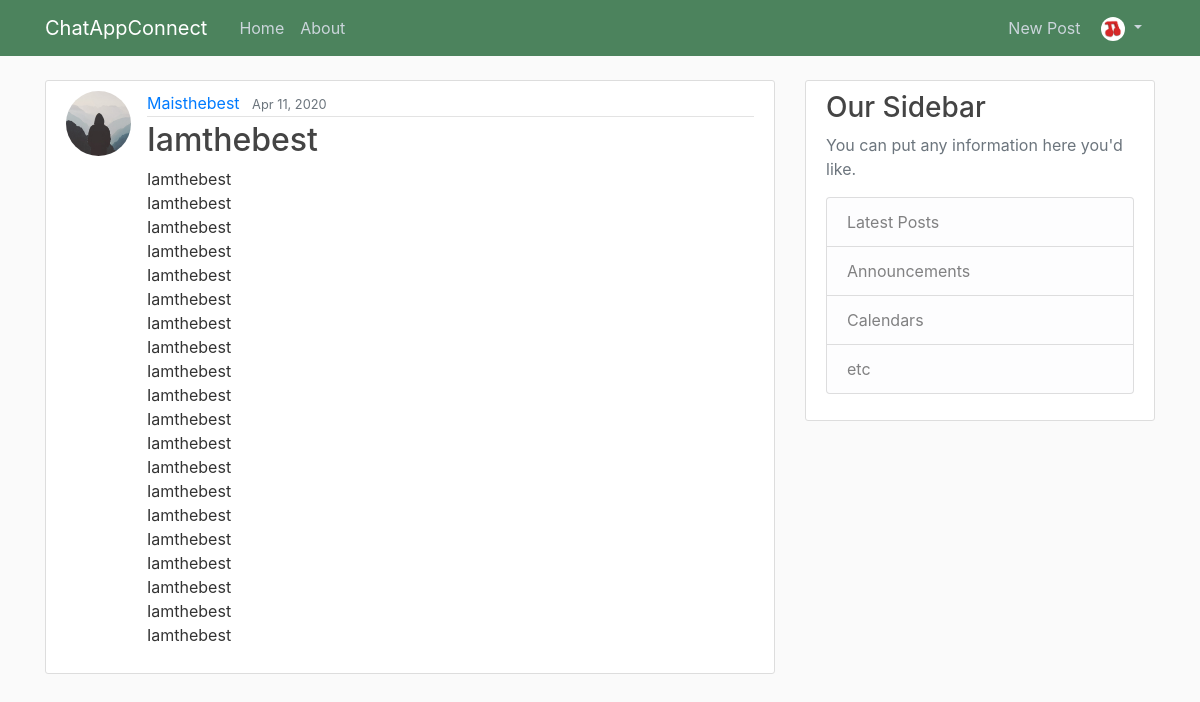
Screenshot of /post/19 (signed in) with the database file from the repository.
### chatappconnect/models.py (models this page shows, shortened)
class User(db.Model, UserMixin):
    id = db.Column(db.Integer, primary_key=True)
    username = db.Column(db.String(20), unique=True, nullable=False)
    email = db.Column(db.String(120), unique=True, nullable=False)
    image_file = db.Column(db.String(20), nullable=False, default="default.jpg")
    password = db.Column(db.String(60), nullable=False)
    posts = db.relationship("Post", backref="author", lazy=True)

class Post(db.Model):
    id = db.Column(db.Integer, primary_key=True)
    title = db.Column(db.String(100), nullable=False)
    date_posted = db.Column(db.DateTime, nullable=False, default=datetime.utcnow)
    content = db.Column(db.Text, nullable=False)
    user_id = db.Column(db.Integer, db.ForeignKey("user.id"), nullable=False)
    edited = db.Column(db.DateTime, nullable=True)

### chatappconnect/routes.py (the view)
@app.route("/post/<int:post_id>")
def post(post_id):
    post = Post.query.get_or_404(post_id)
    return render_template("post.html", title=post.title, post=post)

### chatappconnect/models.py (called while the page is built)
@login_manager.user_loader
def load_user(user_id):
    return User.query.get(int(user_id))

### chatappconnect/templates/post.html (shortened to what this page needs)
{% extends "layout.html" %}
{% block content %}
    <article class="media content-section">
        <img class="rounded-circle article-img" src="{{ url_for('static', filename='profile_pics/' + post.author.image_file) }}">
        <div class="media-body">
        <div class="article-metadata">
            <a class="mr-2" href="{{ url_for('user_profile', username=post.author.username) }}">{{ post.author.username }}</a>
            <small class="text-muted">{{ post.date_posted.strftime('%b %d, %Y') }}{% if post.edited %} (Edited){% endif %}</small>
        </div>
        <h2 class="article-title">{{ post.title }}</h2>
        <p class="article-content">{{ post.content }}</p>
        </div>
    </article>
{% endblock content %}

### chatappconnect/templates/layout.html (shortened to what this page needs)
<!DOCTYPE html>
<html lang="en">
<head>
    <link rel="stylesheet" href="https://maxcdn.bootstrapcdn.com/bootstrap/4.0.0/css/bootstrap.min.css">
    <link rel="stylesheet" type="text/css" href="{{ url_for('static', filename='main.css') }}">
</head>
<body>
    <header class="site-header">
        <nav class="navbar navbar-expand-md navbar-dark bg-green fixed-top">
          <div class="container">
            <a class="navbar-brand mr-4" href="/">ChatAppConnect</a>
            <div class="collapse navbar-collapse" id="navbarToggle">
              <div class="navbar-nav mr-auto">
                <a class="nav-item nav-link" href="{{ url_for('index') }}">Home</a>
                <a class="nav-item nav-link" href="{{ url_for('about') }}">About</a>
              </div>
              <div class="navbar-nav">
                {% if current_user.is_authenticated %}
                <a class="nav-item nav-link" href="{{ url_for('new_post') }}">New Post</a>
                <div class="dropdown show">
                  <button class="dropdown-toggle btn menu-profile-btn" href="#" role="button" id="dropdownMenuLink" data-toggle="dropdown" aria-haspopup="true" aria-expanded="false">
                    <img class="menu-profile-img rounded-circle" src="{{ url_for('static', filename='profile_pics/' + current_user.image_file) }}">
                  </button>
                </div>
                {% else %}
                <a class="nav-item nav-link" href="{{ url_for('login') }}">Login</a>
                <a class="nav-item nav-link" href="{{ url_for('signup') }}">Signup</a>
                {% endif %}
              </div>
            </div>
          </div>
        </nav>
      </header>
      <main role="main" class="container">
        <div class="row">
          <div class="col-md-8">
            {% block content %}{% endblock %}
          </div>
          <div class="col-md-4">
            <div class="content-section">
              <h3>Our Sidebar</h3>
              <p class='text-muted'>You can put any information here you'd like.
                <ul class="list-group">
                  <li class="list-group-item list-group-item-light">Latest Posts</li>
                  <li class="list-group-item list-group-item-light">Announcements</li>
                  <li class="list-group-item list-group-item-light">Calendars</li>
                  <li class="list-group-item list-group-item-light">etc</li>
                </ul>
              </p>
            </div>
          </div>
        </div>
      </main>
</body>
</body>
</html>

### chatappconnect/static/main.css (style rules this page uses)
body { background: #fafafa; color: #333333; margin-top: 5rem; }
h1, h2, h3, h4, h5, h6 { color: #444444; }
.bg-green { background-color: #4c835d; }
.site-header .navbar-nav .nav-link { color: #cbd5db; }
.content-section { background: #ffffff; padding: 10px 20px; border: 1px solid #dddddd; border-radius: 3px; margin-bottom: 20px; }
.article-title { color: #444444; }
.article-content { white-space: pre-line; }
.article-img { height: 65px; width: 65px; margin-right: 16px; }
.article-metadata { padding-bottom: 1px; margin-bottom: 4px; border-bottom: 1px solid #e3e3e3 }
.menu-profile-btn { background-color: transparent; color: #cbd5db; }
.menu-profile-img { width: 24px; height: 24px; }

### rows the page displays
User: image_file (picture)
User: image_file (placeholder picture), author.username "Maisthebest"
Post: date_posted "Apr 11, 2020", title "Iamthebest", content "Iamthebest Iamthebest Iamthebest Iamthebest Iamthebest Iamthebest Iamthebest Iamthebest Iamthebest Iamthebest Iamthebest Iamthebest Iamthebest Iamthebest Iamthebest Iamthebest Iamthebest Iamthebest Iamthebest Iamthebest"
